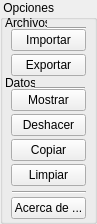
   <widget class="QGroupBox" name="options_groupBox">
    <property name="geometry">
     <rect>
      <x>631</x>
      <y>303</y>
      <width>97</width>
      <height>224</height>
     </rect>
    </property>
    <property name="title">
     <string notr="true"> Opciones</string>
    </property>
    <widget class="Line" name="options_line_1">
     <property name="geometry">
      <rect>
       <x>34</x>
       <y>86</y>
       <width>51</width>
       <height>4</height>
      </rect>
     </property>
     <property name="orientation">
      <enum>Qt::Horizontal</enum>
     </property>
    </widget>
    <widget class="QLabel" name="options_data_label">
     <property name="geometry">
      <rect>
       <x>5</x>
       <y>75</y>
       <width>30</width>
       <height>16</height>
      </rect>
     </property>
     <property name="text">
      <string notr="true">Datos</string>
     </property>
    </widget>
    <widget class="QPushButton" name="options_undo_pushButton">
     <property name="geometry">
      <rect>
       <x>11</x>
       <y>114</y>
       <width>75</width>
       <height>22</height>
      </rect>
     </property>
     <property name="text">
      <string notr="true">Deshacer</string>
     </property>
    </widget>
    <widget class="QPushButton" name="options_copy_pushButton">
     <property name="geometry">
      <rect>
       <x>11</x>
       <y>139</y>
       <width>75</width>
       <height>22</height>
      </rect>
     </property>
     <property name="text">
      <string notr="true">Copiar</string>
     </property>
    </widget>
    <widget class="Line" name="options_line_2">
     <property name="geometry">
      <rect>
       <x>12</x>
       <y>190</y>
       <width>74</width>
       <height>4</height>
      </rect>
     </property>
     <property name="orientation">
      <enum>Qt::Horizontal</enum>
     </property>
    </widget>
    <widget class="QPushButton" name="options_clear_pushButton">
     <property name="geometry">
      <rect>
       <x>11</x>
       <y>164</y>
       <width>75</width>
       <height>22</height>
      </rect>
     </property>
     <property name="text">
      <string notr="true">Limpiar</string>
     </property>
    </widget>
    <widget class="Line" name="options_line_3">
     <property name="geometry">
      <rect>
       <x>47</x>
       <y>26</y>
       <width>39</width>
       <height>4</height>
      </rect>
     </property>
     <property name="orientation">
      <enum>Qt::Horizontal</enum>
     </property>
    </widget>
    <widget class="QLabel" name="options_file_label">
     <property name="geometry">
      <rect>
       <x>5</x>
       <y>15</y>
       <width>42</width>
       <height>16</height>
      </rect>
     </property>
     <property name="text">
      <string notr="true">Archivos</string>
     </property>
    </widget>
    <widget class="QPushButton" name="options_import_pushButton">
     <property name="geometry">
      <rect>
       <x>11</x>
       <y>29</y>
       <width>75</width>
       <height>22</height>
      </rect>
     </property>
     <property name="text">
      <string notr="true">Importar</string>
     </property>
    </widget>
    <widget class="QPushButton" name="options_about_pushButton">
     <property name="geometry">
      <rect>
       <x>11</x>
       <y>197</y>
       <width>75</width>
       <height>22</height>
      </rect>
     </property>
     <property name="text">
      <string notr="true">Acerca de ...</string>
     </property>
    </widget>
    <widget class="QPushButton" name="options_print_pushButton">
     <property name="geometry">
      <rect>
       <x>11</x>
       <y>89</y>
       <width>75</width>
       <height>22</height>
      </rect>
     </property>
     <property name="text">
      <string notr="true">Mostrar</string>
     </property>
    </widget>
    <widget class="QPushButton" name="options_export_pushButton">
     <property name="geometry">
      <rect>
       <x>11</x>
       <y>54</y>
       <width>75</width>
       <height>22</height>
      </rect>
     </property>
     <property name="text">
      <string notr="true">Exportar</string>
     </property>
    </widget>
   </widget>
